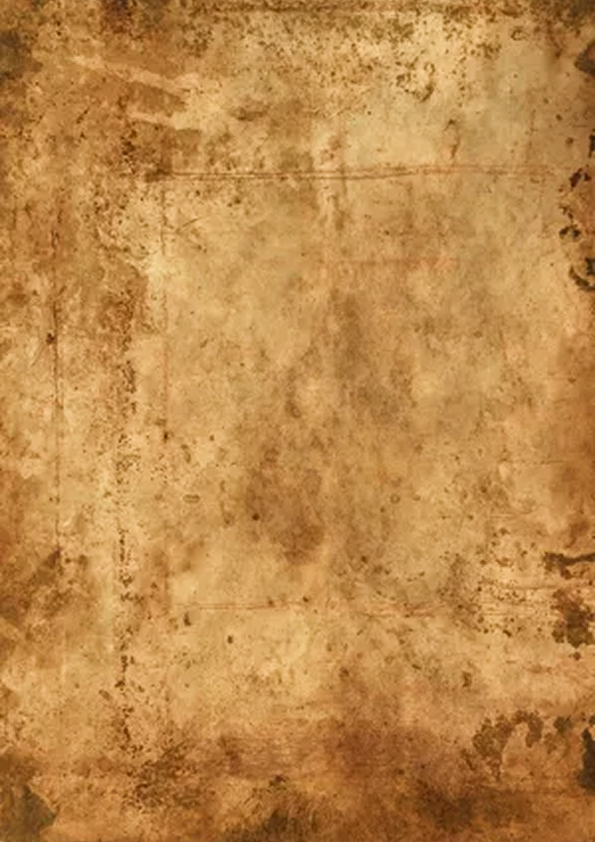
#> input picture Card/background.jpg, 595 x 842 px, found by its file name
$ python card.py
#> lines starting #> are read from the running program, lines starting #| are printed output that depends on the picture
from PIL import Image, ImageDraw, ImageFont
import textwrap

# Пути к файлам
BACKGROUND_PATH = "../static/images/background.jpg"  # Фон карточки
DEFAULT_PHOTO_PATH = "../static/images/default_photo.jpg"  # Заглушка для фото

# Шрифты
FONT_TITLE = ImageFont.truetype("arial.ttf", 40)
FONT_SUBTITLE = ImageFont.truetype("arial.ttf", 25)
FONT_TEXT = ImageFont.truetype("arial.ttf", 22)

# Максимальная ширина текста (в пикселях)
TEXT_WIDTH = 900  # Подбери под свой макет


def wrap_text(draw, text, font, max_width):
    """Функция для автоматического переноса строк"""
    lines = []
    for line in text.split("\n"):
        wrapped_lines = textwrap.wrap(line, width=40)  # Количество символов в строке
        lines.extend(wrapped_lines)
    return lines


def draw_wrapped_text(draw, text, position, font, fill="black", max_width=TEXT_WIDTH):
    """Рисует текст с автоматическим переносом строк"""
    x, y = position
    lines = wrap_text(draw, text, font, max_width)
    for line in lines:
        draw.text((x, y), line, fill=fill, font=font)
        y += font.size + 5  # Интервал между строками
    return y  # Возвращает новую позицию Y


def generate_memorial_card(data, output_path):
    # Открываем фон
#> called with output_path = 'output_card.png'
    background = Image.open(BACKGROUND_PATH).convert("RGB")
    draw = ImageDraw.Draw(background)
    width, height = background.size
#> width = 595; height = 842

    # Загружаем фото или используем заглушку
    try:
        photo = Image.open(data.get("photo_path", DEFAULT_PHOTO_PATH)).convert("RGB").resize((250, 300))
    except:
        photo = Image.open(DEFAULT_PHOTO_PATH).convert("RGB").resize((250, 300))
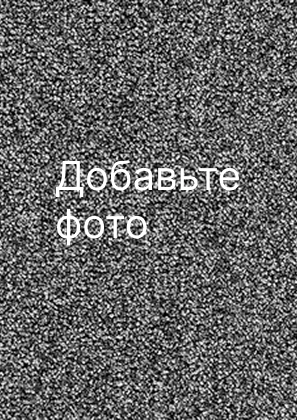
#> input picture Card/default_photo.jpg, 297 x 420 px, found by its file name
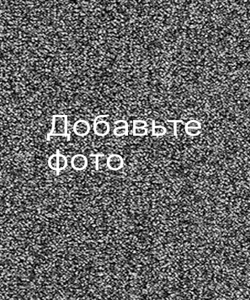
#> photo: PIL image 250x300 RGB; mean R, G, B 101, 101, 101

    # Рисуем ФИО
    title_x = width // 2 - draw.textbbox((0, 0), data["full_name"], font=FONT_TITLE)[2] // 2
#> title_x = 6
    draw.text((title_x, 30), data["full_name"], fill="black", font=FONT_TITLE)

    # Рисуем даты
    date_text = f"{data['birth_date']} – {data['death_date']}"
    date_x = width // 2 - draw.textbbox((0, 0), date_text, font=FONT_SUBTITLE)[2] // 2
#> date_x = 140
    draw.text((date_x, 80), date_text, fill="black", font=FONT_SUBTITLE)

    # Центрируем фото
    photo_x = width // 2 - photo.width // 2
#> photo_x = 172
    background.paste(photo, (photo_x, 130))
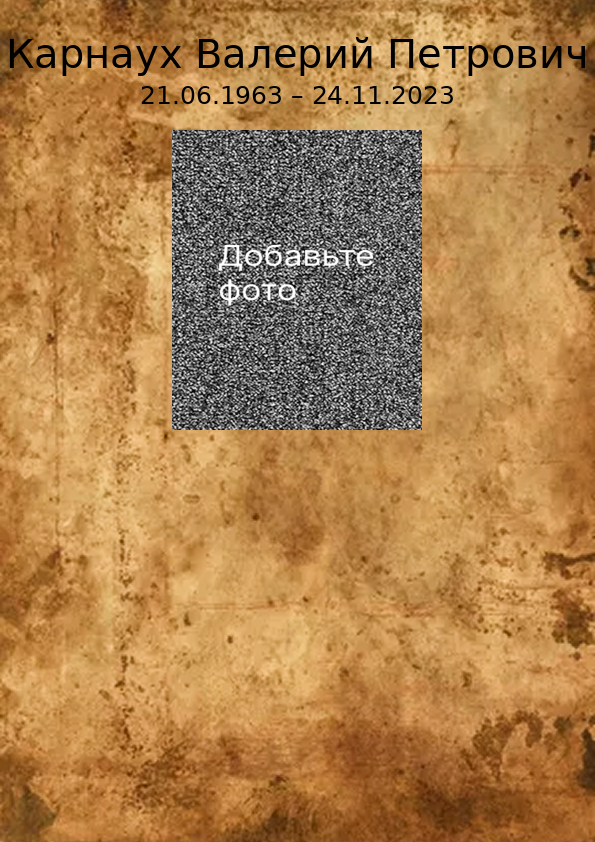
#> background: PIL image 595x842 RGB; mean R, G, B 172.8, 127.8, 75.6

    # Начальная координата для текста
    text_x = 50
    text_y = 450

    # Рисуем текст с переносом строк
    text_y = draw_wrapped_text(draw, f"Описание: {data['description']}", (text_x, text_y), FONT_TEXT)
#> text_y = 558
    text_y = draw_wrapped_text(draw, f"Место захоронения: {data['burial_place']}", (text_x, text_y), FONT_TEXT)
#> text_y = 585
    text_y = draw_wrapped_text(draw, f"Награды: {', '.join(data['awards'])}", (text_x, text_y), FONT_TEXT)
    text_y = draw_wrapped_text(draw, f"Участие в военных событиях: {data['military_service']}", (text_x, text_y), FONT_TEXT)
#> text_y = 720

    # Сохраняем карточку
    background.save(output_path)
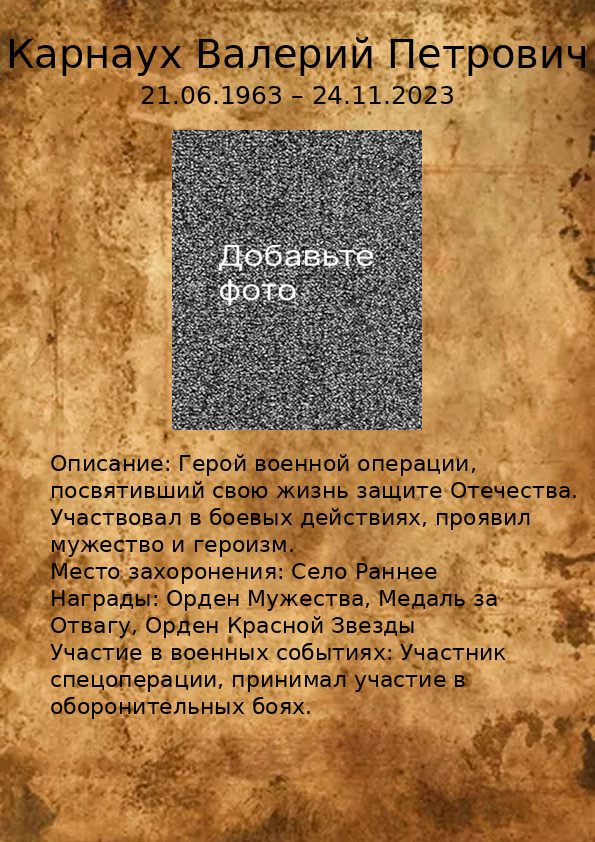
#> saved as output_card.png: PIL image 595x842 RGB; mean R, G, B 165.5, 122.4, 72.6
    print(f"Карточка сохранена: {output_path}")


# Пример данных
data = {
    "full_name": "Карнаух Валерий Петрович",
    "birth_date": "21.06.1963",
    "death_date": "24.11.2023",
    "photo_path": "photo.jpg",  # Путь к фото (если есть)
    "description": "Герой военной операции, посвятивший свою жизнь защите Отечества. Участвовал в боевых действиях, проявил мужество и героизм.",
    "burial_place": "Село Раннее",
    "awards": ["Орден Мужества", "Медаль за Отвагу", "Орден Красной Звезды"],
    "military_service": "Участник спецоперации, принимал участие в оборонительных боях."
}

# Генерация карточки
generate_memorial_card(data, "output_card.png")
